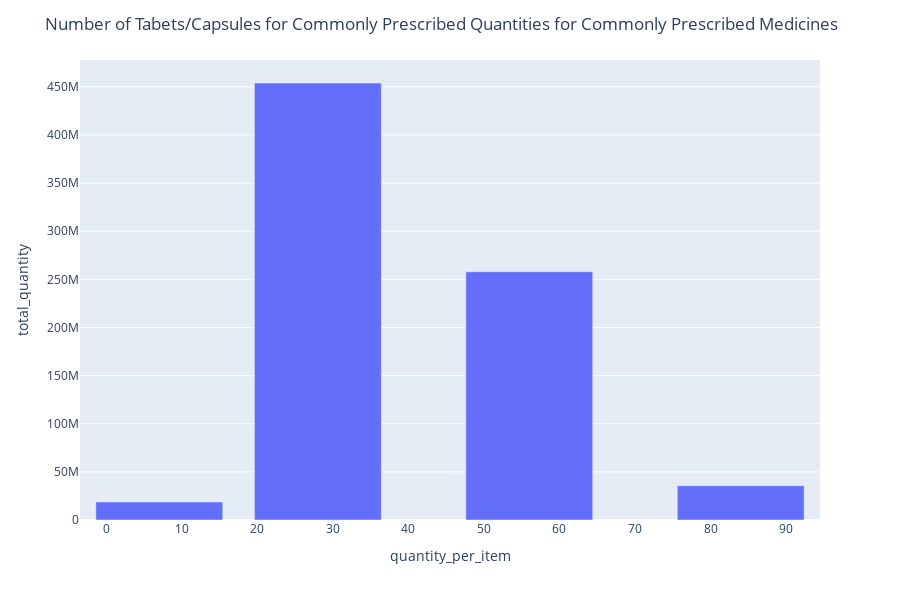

Write notebook code for a chart like this one.
### Code cell
fig = px.bar(df_common, x='quantity_per_item', y='total_quantity')
fig.update_layout(
    title="Number of Tabets/Capsules for Commonly Prescribed Quantities for Commonly Prescribed Medicines")
fig.show()

### Figure 1 — Plotly figure (JSON) as saved in the notebook; plotly's stock layout.template omitted (floating-point values rounded to 4 significant figures)
{"data": [{"alignmentgroup": "True", "hoverlabel": {"namelength": 0}, "hovertemplate": "quantity_per_item=%{x}<br>total_quantity=%{y}", "legendgroup": "", "marker": {"color": "#636efa"}, "name": "", "offsetgroup": "", "orientation": "v", "showlegend": false, "textposition": "auto", "type": "bar", "x": [7, 28, 56, 84], "xaxis": "x", "y": [18719603, 453946108, 257864376, 35605920], "yaxis": "y"}], "layout": {"barmode": "relative", "height": 600, "legend": {"tracegroupgap": 0}, "margin": {"t": 60}, "title": {"text": "Number of Tabets/Capsules for Commonly Prescribed Quantities for Commonly Prescribed Medicines"}, "xaxis": {"anchor": "y", "domain": [0, 1], "title": {"text": "quantity_per_item"}}, "yaxis": {"anchor": "x", "domain": [0, 1], "title": {"text": "total_quantity"}}}}
